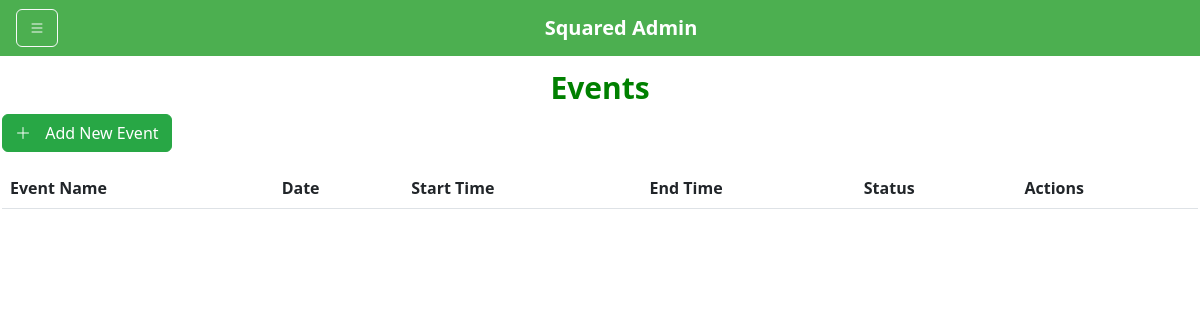
Before: /admin/event.php with the older database file.
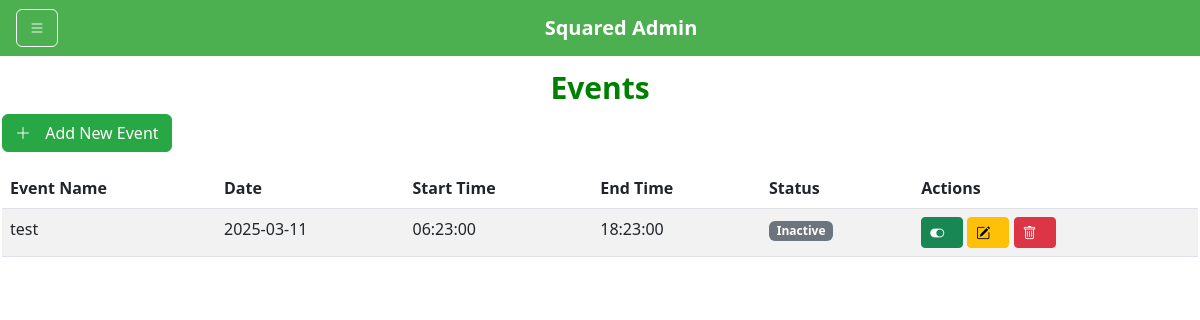
After: the same page with the newer database file.
### tables this page shows
CREATE TABLE `events` (
  `event_id` int(11) NOT NULL,
  `event_name` varchar(100) NOT NULL,
  `event_date` date NOT NULL,
  `start_time` time NOT NULL,
  `end_time` time NOT NULL,
  `status` enum('Active','Inactive') NOT NULL DEFAULT 'Inactive',
  `created_at` timestamp NOT NULL DEFAULT current_timestamp()
);

### admin/event.php (the view, shortened to what this page needs)
<?php
require 'php/config.php';
$query = "SELECT * FROM events ORDER BY event_date DESC";
$result = $conn->query($query);
?>
<!DOCTYPE html>
<html lang="en">
<head>
    <link href="https://cdn.jsdelivr.net/npm/bootstrap@5.3.0/dist/css/bootstrap.min.css" rel="stylesheet">
    <link rel="stylesheet" href="https://cdn.jsdelivr.net/npm/bootstrap-icons/font/bootstrap-icons.css">
    <link rel="stylesheet" href="css/navbar.css">
</head>
<body>
<nav class="navbar navbar-dark px-3">
    <button class="btn btn-outline-light" id="sidebarToggle"><i class=" bi-list"></i></button>
    <span class="navbar-brand">Squared Admin</span>
</nav>
<div id="content">
    <h2 class="tt">Events</h2>
    <div class="mb-3">
        <button class="btn btn-primary" data-bs-toggle="modal" data-bs-target="#addEventModal">
            <i class="bi bi-plus-lg"></i> Add New Event
        </button>
    </div>
    <table class="table table-striped">
        <thead>
            <tr>
                <th>Event Name</th>
                <th>Date</th>
                <th>Start Time</th>
                <th>End Time</th>
                <th>Status</th>
                <th>Actions</th>
            </tr>
        </thead>
        <tbody id="eventTable">
    <?php while ($row = $result->fetch_assoc()): ?>
        <tr>
            <td><?php echo htmlspecialchars($row['event_name']); ?></td>
            <td><?php echo htmlspecialchars($row['event_date']); ?></td>
            <td><?php echo htmlspecialchars($row['start_time']); ?></td>
            <td><?php echo htmlspecialchars($row['end_time']); ?></td>
            <td>
                <span class="badge <?php echo ($row['status'] == 'Active') ? 'bg-success' : 'bg-secondary'; ?>">
                    <?php echo htmlspecialchars($row['status']); ?>
                </span>
            </td>
            <td>
                <a href="php/eventstatus.php?id=<?php echo $row['event_id']; ?>&status=<?php echo ($row['status'] == 'Active') ? 'Inactive' : 'Active'; ?>"
                   class="btn btn-<?php echo ($row['status'] == 'Active') ? 'danger' : 'success'; ?> btn-sm">
                    <i class="bi bi-toggle-<?php echo ($row['status'] == 'Active') ? 'off' : 'on'; ?>"></i>
                </a>
                <button class="btn btn-warning btn-sm" data-bs-toggle="modal" data-bs-target="#editEventModal<?php echo $row['event_id']; ?>">
                    <i class="bi bi-pencil-square"></i>
                </button>
                <button class="btn btn-danger btn-sm" data-bs-toggle="modal" data-bs-target="#deleteEventModal<?php echo $row['event_id']; ?>">
                    <i class="bi bi-trash"></i>
                </button>
            </td>
        </tr>
    <?php endwhile; ?>
</tbody>
    </table>
</div>
</body>
</html>

Changed rows visible on the page:
added events: event_name "test", event_date "2025-03-11", start_time "06:23:00", end_time "18:23:00", status "Inactive"
